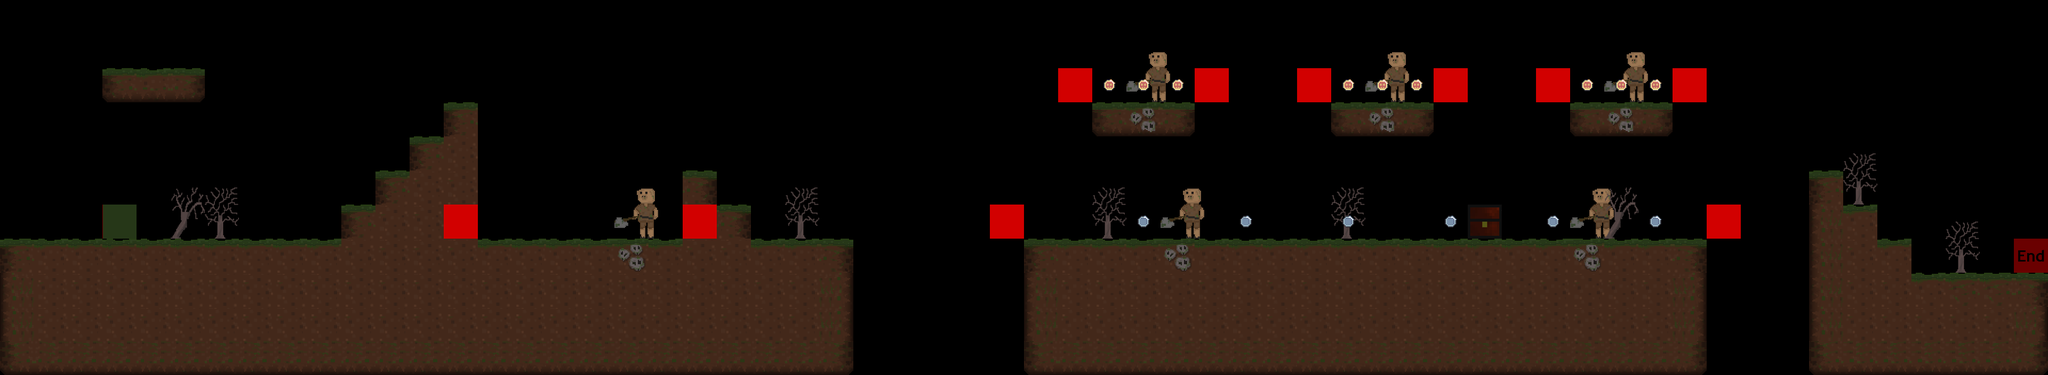

A 2D game scene composited from a Tiled map and its tileset images. What follows is a short description and the map's XML, with each tile layer's data collapsed to a summary:
An orthogonal 60x11 tile map with 64x64 px tiles, 7 tile layers (terrain, crates, enemies, constraints, ...), 7 tilesets.

<map version="1.5" tiledversion="1.7.2" orientation="orthogonal" renderorder="right-down" width="60" height="11" tilewidth="64" tileheight="64" infinite="0" nextlayerid="8" nextobjectid="1">
 <editorsettings>
  <export target="../2/level_2.csv" format="csv" />
 </editorsettings>
 <tileset firstgid="1" source="../tilesets/terrain.tsx" />
 <tileset firstgid="50" source="../tilesets/crate.tsx" />
 <tileset firstgid="51" source="../tilesets/setup_tile1.tsx" />
 <tileset firstgid="52" source="../tilesets/setup_tile.tsx" />
 <tileset firstgid="80" source="../tilesets/tree.tsx" />
 <tileset firstgid="82" source="../tilesets/coins.tsx" />
 <tileset firstgid="84" source="../tilesets/setup_tiles.tsx" />
 <layer id="1" name="terrain" width="60" height="11">
  <data>[660 cells, 232 non-empty, 16 distinct tile ids]</data>
 </layer>
 <layer id="2" name="crates" width="60" height="11">
  <data>[660 cells, 1 non-empty, 1 distinct tile ids]</data>
 </layer>
 <layer id="3" name="enemies" width="60" height="11">
  <data>[660 cells, 6 non-empty, 1 distinct tile ids]</data>
 </layer>
 <layer id="4" name="constraints" width="60" height="11">
  <data>[660 cells, 10 non-empty, 1 distinct tile ids]</data>
 </layer>
 <layer id="5" name="tree" width="60" height="11">
  <data>[660 cells, 8 non-empty, 2 distinct tile ids]</data>
 </layer>
 <layer id="6" name="coins" width="60" height="11">
  <data>[660 cells, 15 non-empty, 2 distinct tile ids]</data>
 </layer>
 <layer id="7" name="player" width="60" height="11">
  <data>[660 cells, 2 non-empty, 2 distinct tile ids]</data>
 </layer>
</map>
